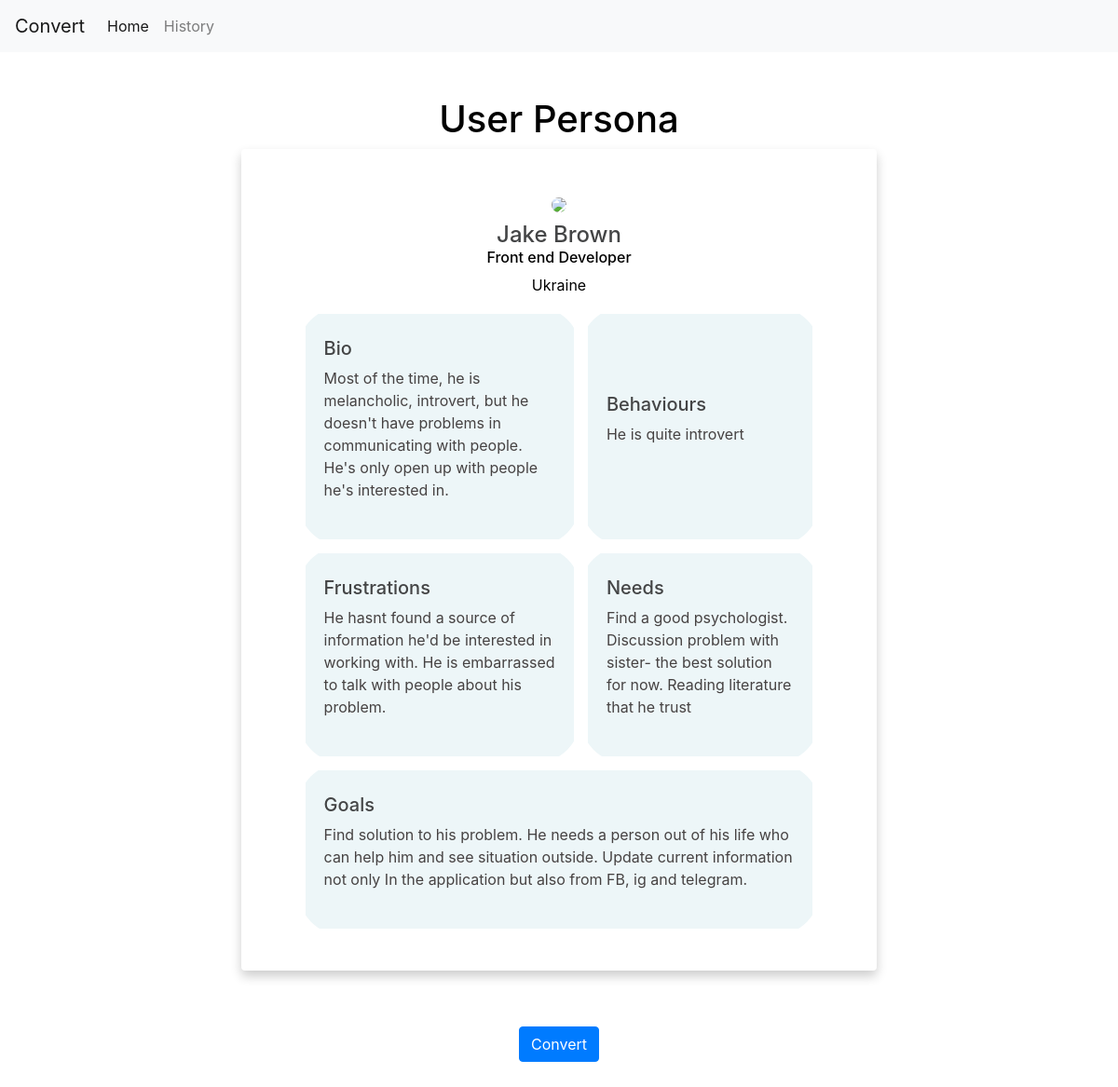
/preview, run on an earlier commit of the app's database.
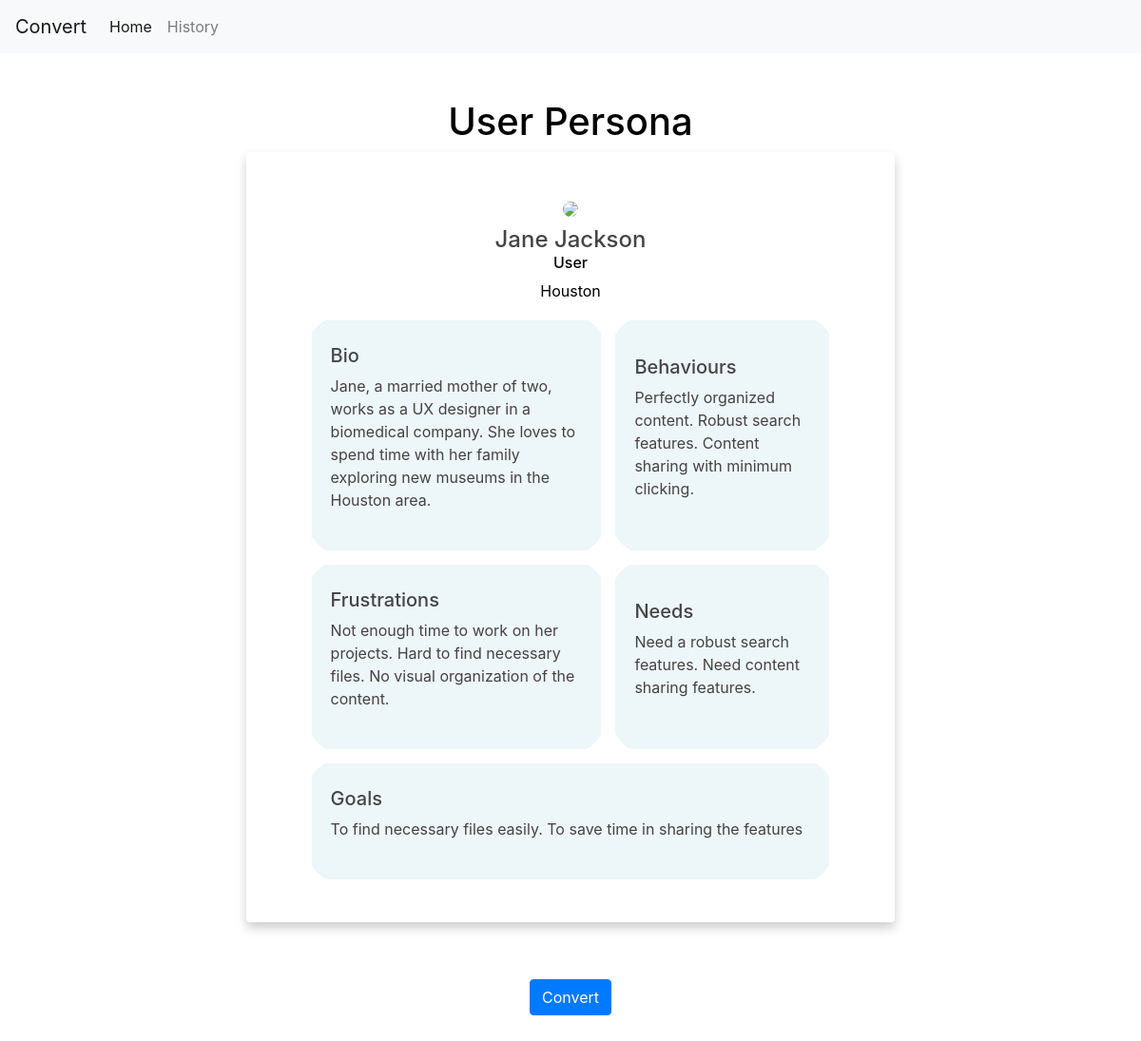
And on a later commit of the database.
### account/models.py (models this page shows, shortened)
class UserPersona(models.Model) :
    nama = models.CharField(max_length=50)
    as_a = models.CharField(max_length=50)
    bio = models.TextField(max_length=1000, null=True)
    locations = models.CharField(max_length=255, null=True)
    needs = models.TextField(max_length=1000)
    goals = models.TextField(max_length=1000)
    frustrations = models.TextField(max_length=1000, null=True)
    behaviours = models.TextField(max_length=1000, null=True)
    date = models.DateTimeField(auto_now_add=True)

### account/views.py (the view)
# urls.py: path('preview', views.preview,name='preview'),
def preview(request):
    last_object= UserPersona.objects.last()
    context= {'last': last_object}
    return render(request, 'account/preview.html', context)

### account/templates/account/preview.html (shortened to what this page needs)
{% load static %}
<!DOCTYPE html>
<html lang="en">
<head>
    <link rel="stylesheet" href="https://cdn.jsdelivr.net/npm/bootstrap@4.0.0/dist/css/bootstrap.min.css">
    <link rel="stylesheet" href="{% static 'css/style.css' %}">
</head>
<body>
    {% include 'account/navbar.html' %}
    <div class="container-fluid px-1 py-5 mx-auto">
    <div class="row d-flex justify-content-center">
        <div class="col-xl-7 col-lg-1 col-md-3 col-3 text-center">
            <h1>User Persona</h1>
                <div class="container mt-1">
                    <div class="row d-flex justify-content-center">
                        <div>
                            <div class="card">
                                <div class="text-center mt-3">
                                    <img src="http://trimelive.com/wp-content/uploads/2020/12/gambar-Wa-1.png" width="150" class="rounded-circle">
                                    <h4 class="mt-2 mb-0" style="color: #444546;">{{ last.nama }}</h4>
                                    <h6>{{ last.as_a }}</h6>
                                    <span>{{ last.locations }}</span>
                                    <div>
                                        <div class="px-4 mt-1">
                                            <table style="text-align: left">
                                                    <td style="border: 15px solid #fff;border-radius: 3rem;background-color:#edf6f8;padding: 25px 20px;">
                                                        <h5 style="color: #444546;">Bio</h5>
                                                        <p style="color: #464242;">{{ last.bio }}</p>
                                                    </td>
                                                    <td style="border: 15px solid #fff;border-radius: 3rem;background-color:#edf6f8;padding: 25px 20px;">
                                                        <h5 style="color: #444546;">Behaviours</h5>
                                                        <p style="color: #464242;">{{ last.behaviours }}</p>
                                                    </td>
                                                <tr>
                                                    <td style="border: 15px solid #fff;border-radius: 3rem;background-color:#edf6f8;padding: 25px 20px;">
                                                        <h5 style="color: #444546;">Frustrations</h5>
                                                        <p style="color: #464242;">{{ last.frustrations }}</p>
                                                    </td>
                                                    <td style="border: 15px solid #fff;border-radius: 3rem;background-color:#edf6f8;padding: 25px 20px;">
                                                        <h5 style="color: #444546;">Needs</h5>
                                                        <p style="color: #464242;">{{ last.needs }}</p>
                                                    </td>
                                                </tr>
                                                <tr>
                                                    <td colspan="2" style="border: 15px solid #fff;border-radius: 3rem;background-color:#edf6f8;padding: 25px 20px;">
                                                        <h5 style="color: #444546;">Goals</h5>
                                                        <p style="color: #464242;">{{ last.goals }}</p>
                                                    </td>
                                                </tr>
                                            </table>
                                        </div>
                                    </div>
                                </div>
                            </div>
                            <a href="/result" class="btn btn-primary">Convert</a>
                        </div>
                </div>
        </div>
    </div>
    </div>
</div>
</body>
</html>

What changed in the data, as far as the page shows it:
no longer on this page (row unchanged): UserPersona: nama "Jake Brown", as_a "Front end Developer", locations "Ukraine", bio "Most of the time, he is melancholic, introvert, but he doesn't have problems in communicating with people. He's only open up with people he's interested in.", behaviours "He is quite introvert", frustrations "He hasnt found a source of information he'd be interested in working with. He is embarrassed to talk with people about his problem.", needs "Find a good psychologist. Discussion problem with sister- the best solution for now. Reading literature that he trust", goals "Find solution to his problem. He needs a person out of his life who can help him and see situation outside. Update current information not only In the application but also from FB, ig and telegram."
added UserPersona: nama "Jane Jackson", as_a "User", locations "Houston", bio "Jane, a married mother of two, works as a UX designer in a biomedical company. She loves to spend time with her family exploring new museums in the Houston area.", behaviours "Perfectly organized content. Robust search features. Content sharing with minimum clicking.", frustrations "Not enough time to work on her projects. Hard to find necessary files. No visual organization of the content.", needs "Need a robust search features. Need content sharing features.", goals "To find necessary files easily. To save time in sharing the features"
